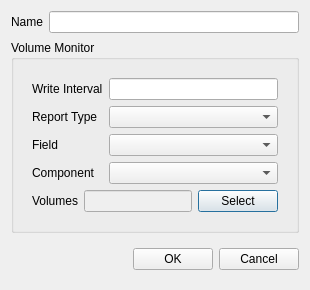
<?xml version="1.0" encoding="UTF-8"?>
<ui version="4.0">
 <class>VolumeDialog</class>
 <widget class="QDialog" name="VolumeDialog">
  <property name="geometry">
   <rect>
    <x>0</x>
    <y>0</y>
    <width>310</width>
    <height>290</height>
   </rect>
  </property>
  <property name="windowTitle">
   <string>Volume Monitor</string>
  </property>
  <layout class="QVBoxLayout" name="verticalLayout">
   <item>
    <widget class="QWidget" name="nameWidget" native="true">
     <layout class="QFormLayout" name="formLayout_8">
      <property name="leftMargin">
       <number>0</number>
      </property>
      <property name="topMargin">
       <number>0</number>
      </property>
      <property name="rightMargin">
       <number>0</number>
      </property>
      <property name="bottomMargin">
       <number>0</number>
      </property>
      <item row="0" column="0">
       <widget class="QLabel" name="label_1">
        <property name="text">
         <string>Name</string>
        </property>
       </widget>
      </item>
      <item row="0" column="1">
       <widget class="MonitorNameEdit" name="name"/>
      </item>
     </layout>
    </widget>
   </item>
   <item>
    <widget class="QGroupBox" name="monitor">
     <property name="title">
      <string>Volume Monitor</string>
     </property>
     <layout class="QVBoxLayout" name="verticalLayout_2">
      <item>
       <widget class="QWidget" name="properties" native="true">
        <layout class="QFormLayout" name="formLayout">
         <property name="bottomMargin">
          <number>0</number>
         </property>
         <item row="0" column="0">
          <widget class="QLabel" name="label_5">
           <property name="text">
            <string>Write Interval</string>
           </property>
          </widget>
         </item>
         <item row="0" column="1">
          <widget class="FloatEdit" name="writeInterval">
           <property name="text">
            <string/>
           </property>
          </widget>
         </item>
         <item row="1" column="0">
          <widget class="QLabel" name="label">
           <property name="text">
            <string>Report Type</string>
           </property>
          </widget>
         </item>
         <item row="1" column="1">
          <widget class="PythonComboBox" name="reportType"/>
         </item>
         <item row="2" column="0">
          <widget class="QLabel" name="label_2">
           <property name="text">
            <string>Field</string>
           </property>
          </widget>
         </item>
         <item row="2" column="1">
          <widget class="PythonComboBox" name="field"/>
         </item>
         <item row="3" column="0">
          <widget class="QLabel" name="label_7">
           <property name="text">
            <string>Component</string>
           </property>
          </widget>
         </item>
         <item row="3" column="1">
          <widget class="VectorComponentComboBox" name="fieldComponent"/>
         </item>
        </layout>
       </widget>
      </item>
      <item>
       <widget class="QWidget" name="widget" native="true">
        <layout class="QHBoxLayout" name="horizontalLayout_2">
         <property name="leftMargin">
          <number>9</number>
         </property>
         <property name="topMargin">
          <number>0</number>
         </property>
         <property name="rightMargin">
          <number>9</number>
         </property>
         <property name="bottomMargin">
          <number>9</number>
         </property>
         <item>
          <widget class="QLabel" name="label_3">
           <property name="text">
            <string>Volumes</string>
           </property>
          </widget>
         </item>
         <item>
          <widget class="QLineEdit" name="volume">
           <property name="enabled">
            <bool>false</bool>
           </property>
          </widget>
         </item>
         <item>
          <widget class="QPushButton" name="select">
           <property name="text">
            <string>Select</string>
           </property>
          </widget>
         </item>
        </layout>
       </widget>
      </item>
     </layout>
    </widget>
   </item>
   <item>
    <widget class="QWidget" name="widget_3" native="true">
     <layout class="QHBoxLayout" name="horizontalLayout_3">
      <property name="rightMargin">
       <number>0</number>
      </property>
      <item>
       <spacer name="horizontalSpacer">
        <property name="orientation">
         <enum>Qt::Horizontal</enum>
        </property>
        <property name="sizeHint" stdset="0">
         <size>
          <width>40</width>
          <height>20</height>
         </size>
        </property>
       </spacer>
      </item>
      <item>
       <widget class="QPushButton" name="ok">
        <property name="text">
         <string>OK</string>
        </property>
       </widget>
      </item>
      <item>
       <widget class="QPushButton" name="cancel">
        <property name="text">
         <string>Cancel</string>
        </property>
       </widget>
      </item>
     </layout>
    </widget>
   </item>
  </layout>
 </widget>
 <customwidgets>
  <customwidget>
   <class>MonitorNameEdit</class>
   <extends>QLineEdit</extends>
   <header>widgets.typed_edit</header>
  </customwidget>
  <customwidget>
   <class>FloatEdit</class>
   <extends>QLineEdit</extends>
   <header location="global">widgets.typed_edit</header>
  </customwidget>
  <customwidget>
   <class>PythonComboBox</class>
   <extends>QComboBox</extends>
   <header location="global">widgets.python_combo_box</header>
  </customwidget>
  <customwidget>
   <class>VectorComponentComboBox</class>
   <extends>QComboBox</extends>
   <header>baramFlow.view.widgets.vector_component_combo_box</header>
  </customwidget>
 </customwidgets>
 <resources/>
 <connections>
  <connection>
   <sender>cancel</sender>
   <signal>clicked()</signal>
   <receiver>VolumeDialog</receiver>
   <slot>reject()</slot>
   <hints>
    <hint type="sourcelabel">
     <x>263</x>
     <y>225</y>
    </hint>
    <hint type="destinationlabel">
     <x>154</x>
     <y>127</y>
    </hint>
   </hints>
  </connection>
 </connections>
</ui>
